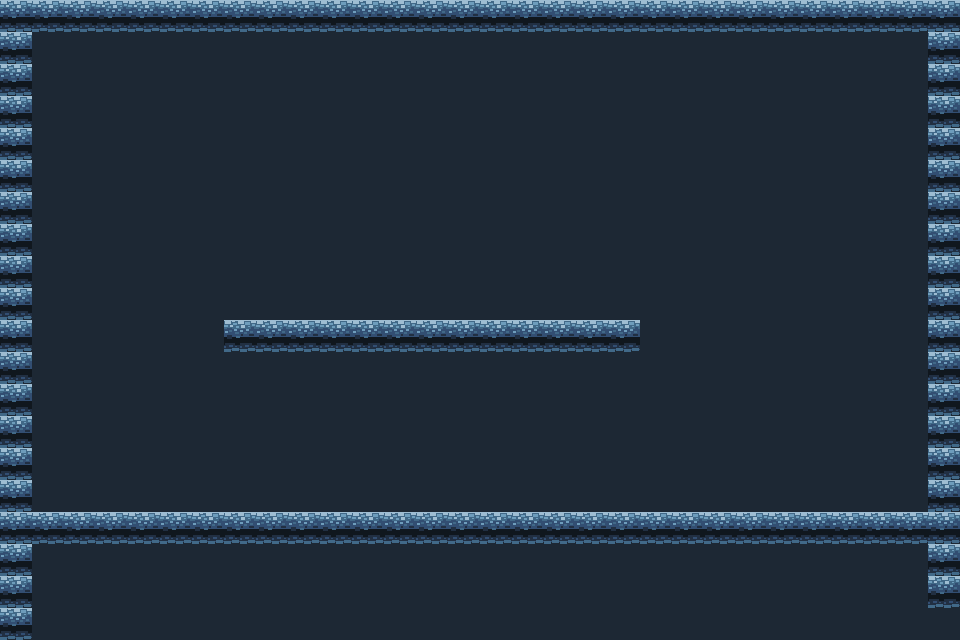

Below is a game level as drawn by its tile map, then a one-line description and the .tmx that defines it (tile-layer data replaced by summaries):
An orthogonal 30x20 tile map with 32x32 px tiles, 3 tile layers (background, night_background, foreground) and 18 objects (3x animation_route, 2x route, 2x step, hero_Room4, mech_spiky_r, ...).

<map version="1.0" tiledversion="1.0.3" orientation="orthogonal" renderorder="right-down" width="30" height="20" tilewidth="32" tileheight="32" nextobjectid="170">
 <tileset firstgid="1" source="Hunters.tsx" />
 <layer name="background" width="30" height="20">
  <data>[600 cells, 600 non-empty, 1 distinct tile ids]</data>
 </layer>
 <layer name="night_background" width="30" height="20">
  <data>[600 cells, 600 non-empty, 1 distinct tile ids]</data>
 </layer>
 <layer name="foreground" width="30" height="20">
  <data>[600 cells, 112 non-empty, 2 distinct tile ids]</data>
 </layer>
 <objectgroup name="ground">
  <object id="4" x="3" y="3" width="30" height="606" />
  <object id="13" x="928" y="1" width="32" height="607" />
  <object id="88" x="45" y="513.333" width="872.334" height="33.6667" />
  <object id="105" x="43.6667" y="5" width="876.667" height="27.3333" />
  <object id="133" x="220" y="325.333" width="429.333" height="28" />
 </objectgroup>
 <objectgroup name="points">
  <object id="1" name="hero_Room4" x="154.666" y="468" />
 </objectgroup>
 <objectgroup name="triggers">
  <object id="121" name="route" x="73.1667" y="467.334" width="11" height="12">
   <properties>
    <property name="value" value="Room3" />
   </properties>
  </object>
  <object id="154" name="route" x="834" y="448.333" width="28" height="26">
   <properties>
    <property name="condition" value="I:BolfirsSkin" />
    <property name="value" value="Room1" />
   </properties>
  </object>
  <object id="163" name="mech_spiky_r" x="201.167" y="153.667" width="131" height="18">
   <properties>
    <property name="deathprocess" value="T:STEP_ON:1" />
    <property name="org" value="9" />
    <property name="program" value="" />
    <property name="uid" value="5001" />
   </properties>
  </object>
  <object id="164" name="mech_chest" x="388" y="161.333">
   <properties>
    <property name="dialogs" value="901" />
    <property name="items" value="axe_2,coin" />
    <property name="org" value="9" />
    <property name="uid" value="5001" />
   </properties>
  </object>
  <object id="165" name="mech_button" x="338.667" y="238.667">
   <properties>
    <property name="dialogs" value="904" />
   </properties>
  </object>
  <object id="166" name="animation_route" x="751.621" y="132.941" width="56.7582" height="54.1183">
   <properties>
    <property name="condition" value="NO:NO" />
    <property name="items" value="" />
    <property name="program" value="" />
    <property name="trigger" value="" />
    <property name="uid" value="6001" />
   </properties>
  </object>
  <object id="167" name="mech_brick" x="708.66" y="235.833" width="126.679" height="27">
   <properties>
    <property name="condition" value="NO:NO" />
    <property name="org" value="8" />
    <property name="program" value="ndnuz" />
    <property name="uid" value="5001" />
   </properties>
  </object>
  <object id="168" name="step" x="576" y="290.667">
   <properties>
    <property name="process" value="KO:6001;KC:5001" />
    <property name="text" value="Moving down" />
   </properties>
  </object>
  <object id="169" name="step" x="502.667" y="288">
   <properties>
    <property name="process" value="SP:5001:uuz;RC:5001;RO:6001" />
    <property name="text" value="Moving up" />
   </properties>
  </object>
 </objectgroup>
 <objectgroup name="entities" />
 <objectgroup name="creatures">
  <object id="153" name="animal_bolfir_boss" x="452" y="464">
   <properties>
    <property name="items" value="remains,BolfirsSkin" />
    <property name="org" value="2" />
   </properties>
  </object>
 </objectgroup>
 <objectgroup name="objects">
  <object id="120" name="animation_route" x="48.9543" y="446.275" width="56.7582" height="54.1183" />
  <object id="162" name="animation_route" x="823.621" y="436.941" width="56.7582" height="54.1183" />
 </objectgroup>
</map>
